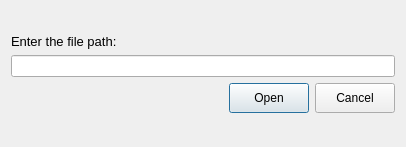
<?xml version="1.0" encoding="UTF-8"?>
<ui version="4.0">
 <class>OpenDialog</class>
 <widget class="QDialog" name="OpenDialog">
  <property name="geometry">
   <rect>
    <x>0</x>
    <y>0</y>
    <width>406</width>
    <height>147</height>
   </rect>
  </property>
  <property name="windowTitle">
   <string>Dialog</string>
  </property>
  <layout class="QVBoxLayout" name="verticalLayout">
   <item>
    <spacer name="verticalSpacer">
     <property name="orientation">
      <enum>Qt::Vertical</enum>
     </property>
     <property name="sizeHint" stdset="0">
      <size>
       <width>20</width>
       <height>20</height>
      </size>
     </property>
    </spacer>
   </item>
   <item>
    <widget class="QLabel" name="label">
     <property name="font">
      <font>
       <pointsize>10</pointsize>
      </font>
     </property>
     <property name="text">
      <string>Enter the file path:</string>
     </property>
    </widget>
   </item>
   <item>
    <widget class="QLineEdit" name="lineEdit"/>
   </item>
   <item>
    <layout class="QHBoxLayout" name="horizontalLayout">
     <item>
      <spacer name="horizontalSpacer">
       <property name="orientation">
        <enum>Qt::Horizontal</enum>
       </property>
       <property name="sizeHint" stdset="0">
        <size>
         <width>188</width>
         <height>20</height>
        </size>
       </property>
      </spacer>
     </item>
     <item>
      <widget class="QPushButton" name="pushButton">
       <property name="minimumSize">
        <size>
         <width>0</width>
         <height>30</height>
        </size>
       </property>
       <property name="maximumSize">
        <size>
         <width>16777215</width>
         <height>30</height>
        </size>
       </property>
       <property name="text">
        <string>Open</string>
       </property>
      </widget>
     </item>
     <item>
      <widget class="QPushButton" name="pushButton_2">
       <property name="minimumSize">
        <size>
         <width>0</width>
         <height>30</height>
        </size>
       </property>
       <property name="maximumSize">
        <size>
         <width>16777215</width>
         <height>30</height>
        </size>
       </property>
       <property name="text">
        <string>Cancel</string>
       </property>
      </widget>
     </item>
    </layout>
   </item>
   <item>
    <spacer name="verticalSpacer_2">
     <property name="orientation">
      <enum>Qt::Vertical</enum>
     </property>
     <property name="sizeHint" stdset="0">
      <size>
       <width>20</width>
       <height>11</height>
      </size>
     </property>
    </spacer>
   </item>
  </layout>
 </widget>
 <resources/>
 <connections/>
</ui>
